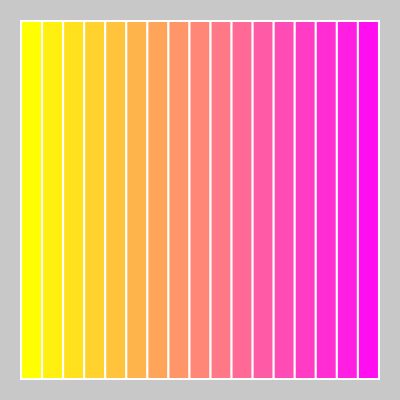
Frame 1 (no input)
Frame 60 (no input): identical to frame 1, image omitted
Frame 120 (the mouse pressed at the canvas centre since frame 60): identical to frame 1, image omitted

The p5.js sketch that drew this single still picture (run headless with seeded random() and noise() and a simulated clock; from frame 60 on, the mouse is pressed at the canvas centre):

// p5.js sketch
// ── sketch.js
//let button;

function setup() {
    createCanvas(400, 400)
    //button = createButton("New Color")
}

function draw() {
    background(200)

    let numLines = 17
    let rectWidth = width/(numLines + 2)
    let margin = rectWidth

    for(let i = 0; i < numLines; i++) {

        // let r = map(i, 0, numLines, 255, 0)
        let g = map(i, 0, numLines, 255, 0)
        let b = map(i, 0, numLines, 0, 255)

        stroke(255)
        strokeWeight(2)
        fill(255, g, b)
        rect(margin + (i*rectWidth), margin, rectWidth, height - margin*2)
    }

    // button.mousePressed(function(){
    //     console.log("ok")
    // })
}
